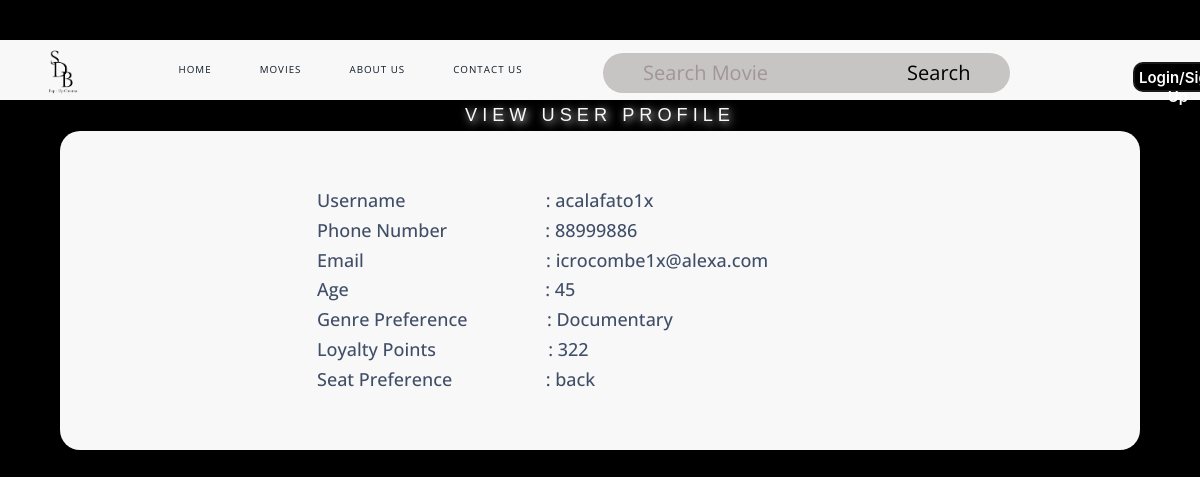
Page /ViewCustomerProfile.php?username=acalafato1x on the earlier database version.
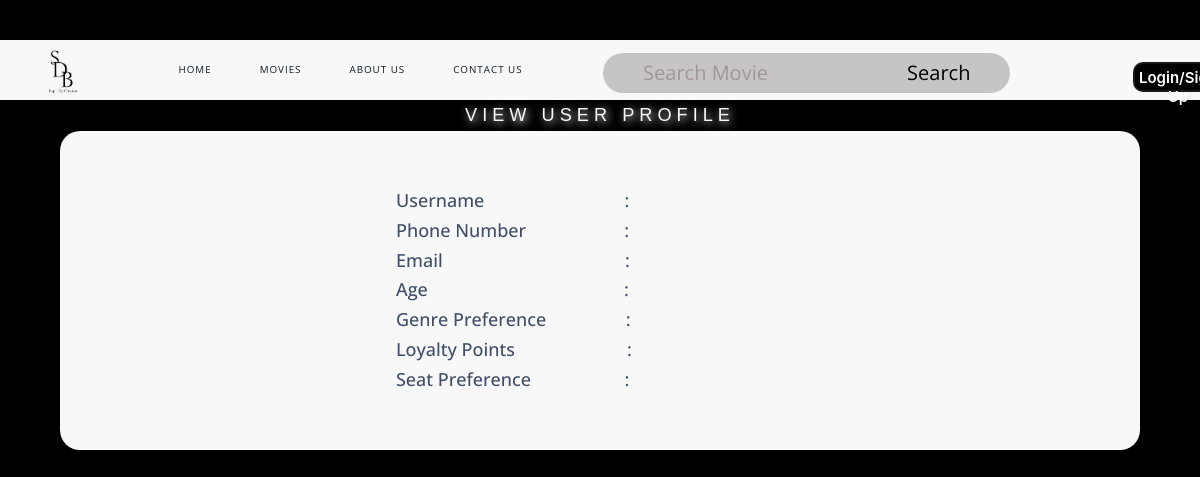
Same page on the later database version.
### tables this page shows
CREATE TABLE `customer` (
  `phoneNo` int(8) DEFAULT NULL,
  `username` varchar(15) DEFAULT NULL,
  `hashedPassw` varchar(64) DEFAULT NULL,
  `email` varchar(30) DEFAULT NULL,
  `age` int(2) DEFAULT NULL,
  `genrePref` varchar(15) DEFAULT NULL,
  `loyaltyPts` int(7) DEFAULT NULL,
  `seatPref` varchar(5) DEFAULT NULL
);

### entityClass.php (called while the page is built, shortened)
<?php
class testDB{
    private $conn;
    function __construct($servername = "localhost", $dbusername = "root", $password = "", $dbname = "testdb") {
        $this->conn = new mysqli($servername, $dbusername, $password, $dbname);
    }
    function retrieveCustomer($username){
        $result = $this->conn->query("SELECT * from `customer` where `username` = '$username'");
        $row = $result->fetch_all(MYSQLI_BOTH);
        return $row;
    }
}
?>

### dbFunctions.php (called while the page is built, shortened)
<?php
include ("entityClass.php");
class controller{
    private $testDB;
    function __construct(){
        $this->testDB = new testDB();
    }
    function run($method,$var1=0,$var2=0,$var3=0,$var4=0,$var5=0,$var6=0,$var7=0,$var8=0,$var9=0,$var10=0,$var11=0,$var12=0,$var13=0,$var14=0,$var15=0,$var16=0){
        if($method == "validateUserLogin"){
            $result = $this->testDB -> validateUserLogin($var1,$var2,$var3);
        }
        else if($method == "validateRegistration"){
            $result = $this->testDB->validateRegistration($var1);
        }
        else if($method == "processRegistration"){
            $result = $this->testDB->processRegistration($var1,$var2,$var3,$var4,$var5,$var6,$var7,$var8);
        }
        else if($method == "getMovie1"){
            $result = $this->testDB->getMovie1();
        }
        else if($method == "getMovie0"){
            $result = $this->testDB->getMovie0();
        }
        else if($method == "fetchUserDetails"){
            $result = $this->testDB->fetchUserDetails($var1,$var2,$var3);
        }
        else if($method == "searchMovies"){
            $result = $this->testDB->searchMovies($var1);
        }
        else if($method == "searchMovies10"){
            $result = $this->testDB->searchMovies10($var1,$var2);
        }
        else if($method == "searchMovies10Num"){
            $result = $this->testDB->searchMovies10Num($var1,$var2);
        }
        else if($method == "updatePassword"){
            $result = $this->testDB->updatePassword($var1,$var2,$var3,$var4);
        }
        else if($method == "validatePasswordChange"){
            $result = $this->testDB->validatePasswordChange($var1,$var2);
        }
        else if($method == "getBookings"){
            $result = $this->testDB->getBookings();
        }
        else if($method == "getBookingFromID"){
            $result = $this->testDB->getBookingFromID($var1);
        }
        else if($method == "updateBookings"){
            $result = $this->testDB->updateBookings($var1,$var2,$var3,$var4,$var5,$var6,$var7,$var8,$var9,$var10,$var11,$var12,$var13,$var14);
        }
        else if($method == "deleteBooking"){
            $result = $this->testDB->deleteBooking($var1);
        }
        else if($method == "confirmDeletion"){
            $result = $this->testDB->confirmDeletion($var1);
        }
        else if($method == "claimBooking"){
            $result = $this->testDB->claimBooking($var1,$var2);
        }
        else if($method == "getAllMovies"){
            $result = $this->testDB->getAllMovies();
        }
        else if($method == "updateMovie"){
            $result = $this->testDB->updateMovie($var1,$var2,$var3,$var4,$var5,$var6,$var7,$var8,$var9,$var10,$var11,$var12,$var13,$var14,$var15,$var16);
        }
        else if($method == "deleteMovie"){
            $result = $this->testDB->deleteMovie($var1);
        }
        else if($method == "confirmMovieDeletion"){
            $result = $this->testDB->confirmMovieDeletion($var1);
        }
        else if($method == "escapeString"){
            $result = $this->testDB->escapeString($var1);
        }
        else if($method == "addMovie"){
            $result = $this->testDB->addMovie($var1,$var2,$var3,$var4,$var5,$var6,$var7,$var8,$var9,$var10,$var11,$var12,$var13,$var14,$var15,$var16);
        }
        else if($method == "getRoomPlandb"){
            $result = $this->testDB->getRoomPlandb();
        }
        else if($method == "getRoomPlanFromID"){
            $result = $this->testDB->getRoomPlanFromID($var1);
        }
        else if($method == "updateRoomPlan"){
            $result = $this->testDB->updateRoomPlan($var1,$var2,$var3,$var4,$var5,$var6,$var7);
        }
        else if($method == "resetRoomPlan"){
            $result = $this->testDB->resetRoomPlan($var1,$var2,$var3);
        }
        else if($method == "getMovieTitleFromID"){
            $result = $this->testDB->getMovieTitleFromID($var1);
        }
        else if($method == "getBookingFromUsername"){
            $result = $this->testDB->getBookingFromUsername($var1);
        }
        else if($method == "updatePref"){
            $result = $this->testDB->updatePref($var1,$var2,$var3);
        }
        else if($method == "getPref"){
            $result = $this->testDB->getPref($var1);
        }
        else if($method == "getCustomerList"){
            $result = $this->testDB->getCustomerList();
        }
        else if($method == "getAllFood"){
            $result = $this->testDB->getAllFood();
        }
        else if($method == "getFoodFromName"){
            $result = $this->testDB->getFoodFromName($var1);
        }
        else if($method == "updateFood"){
            $result = $this->testDB->updateFood($var1,$var2,$var3,$var4,$var5,$var6);
        }
        else if($method == "deleteFood"){
            $result = $this->testDB->deleteFood($var1);
        }
        else if($method == "confirmDeleteFood"){
            $result = $this->testDB->confirmDeleteFood($var1);
        }
        else if($method == "addFood"){
            $result = $this->testDB->addFood($var1,$var2,$var3,$var4,$var5,$var6);
        }
        else if($method == "countRowFood"){
            $result = $this->testDB->countRowFood($var1);
        }
        else if($method == "getDistinctYear"){
            $result = $this->testDB->getDistinctYear();
        }
        else if($method == "getBookingReportAllTime"){
            $result = $this->testDB->getBookingReportAllTime();
        }
        else if($method == "popularMoviesAllTime"){
            $result = $this->testDB->popularMoviesAllTime();
        }
        else if($method == "busyDatesAllTime"){
            $result = $this->testDB->busyDatesAllTime();
        }
        else if($method == "getBookingReportYear"){
            $result = $this->testDB->getBookingReportYear($var1);
        }
        else if($method == "popularMoviesYear"){
            $result = $this->testDB->popularMoviesYear($var1);
        }
        else if($method == "busyDatesYear"){
            $result = $this->testDB->busyDatesYear($var1);
        }
        else if($method == "getBookingReportYearMonth"){
            $result = $this->testDB->getBookingReportYearMonth($var1,$var2);
        }
        else if($method == "popularMoviesYearMonth"){
            $result = $this->testDB->popularMoviesYearMonth($var1,$var2);
        }
        else if($method == "busyDatesYearMonth"){
            $result = $this->testDB->busyDatesYearMonth($var1,$var2);
        }
        else if($method == "getBookingReportDay"){
            $result = $this->testDB->getBookingReportDay($var1);
        }
        else if($method == "popularMoviesDay"){
            $result = $this->testDB->popularMoviesDay($var1);
        }
        else if($method == "busyDatesDay"){
            $result = $this->testDB->busyDatesDay($var1);
        }
        else if($method == "resetRoomSpec"){
            $result = $this->testDB->resetRoomSpec($var1);
        }
        else if($method == "updateRoomSpec0"){
            $result = $this->testDB->updateRoomSpec0($var1,$var2,$var3);
        }
        else if($method == "getMovieFromID"){
            $result = $this->testDB->getMovieFromID($var1);
        }
        else if($method == "getRoomPlan"){
            $result = $this->testDB->getRoomPlan($var1);
        }
        else if($method == "getRoomSpecs"){
            $result = $this->testDB->getRoomSpecs($var1);
        }
        else if($method == "updateSeatStatusUnavailable"){
            $result = $this->testDB->updateSeatStatusUnavailable($var1, $var2);
        }
        else if($method == "resetSeatingStatus"){
            $result = $this->testDB->resetSeatingStatus($var1);
        }
        else if($method == "getAvailableFoodDetails"){
            $result = $this->testDB->getAvailableFoodDetails();
        }
        else if($method == "getBookingDetails"){
            $result = $this->testDB->getBookingDetails($var1);
        }
        else if($method == "getSeatStatus"){
            $result = $this->testDB->getSeatStatus($var1,$var2,$var3);
        }
        else if($method == "getSeatName"){
            $result = $this->testDB->getSeatName($var1,$var2,$var3);
        }
        else if($method == "updateBookingdb"){
            $result = $this->testDB->updateBookingdb($var1,$var2,$var3,$var4,$var5,$var6,$var7,$var8,$var9,$var10,$var11,$var12,$var13,$var14);
        }
        else if($method == "redeemPoints"){
            $result = $this->testDB->redeemPoints($var1,$var2);
        }
        else if($method == "gainPoints"){
            $result = $this->testDB->gainPoints($var1,$var2);
        }
        else if($method == "updateSeatStatus"){
            $result = $this->testDB->updateSeatStatus($var1,$var2);
        }
        else if($method == "retrieveStaff"){
            $result = $this->testDB->retrieveStaff($var1);
        }
        else if($method == "retrieveManager"){
            $result = $this->testDB->retrieveManager($var1);
        }
        else if($method == "retrieveCustomer"){
            $result = $this->testDB->retrieveCustomer($var1);
        }
        return $result;
   }
}
?>

### ViewCustomerProfile.php (the view, shortened to what the changed rows need)
<?php
include("navbar.php");
class ViewCustomerProfile{
    function display(){
        include("dbFunctions.php");
        $message = "";
        $controller = new controller ();
        if($_SERVER['REQUEST_METHOD'] === 'GET'){
            $username = $_GET['username'];
            $result = $controller->run("retrieveCustomer", $username);
            $message =  '<form action="?" method="POST">';
            $message = $message.'<h4 style="text-align: left; white-space: pre;">Username                              : '.$result[0]['username'].'</h4>';
            $message = $message.'<h4 style="text-align: left; white-space: pre;">Phone Number                     : '.$result[0]['phoneNo'].'</h4>';
            $message = $message.'<h4 style="text-align: left; white-space: pre;">Email                                       : '.$result[0]['email'].'</h4>';
            $message = $message.'<h4 style="text-align: left; white-space: pre;">Age                                          : '.$result[0]['age'].'</h4>';
            $message = $message.'<h4 style="text-align: left; white-space: pre;">Genre Preference                 : '.$result[0]['genrePref'].'</h4>';
            $message = $message.'<h4 style="text-align: left; white-space: pre;">Loyalty Points                        : '.$result[0]['loyaltyPts'].'</h4>';
            $message = $message.'<h4 style="text-align: left; white-space: pre;">Seat Preference                    : '.$result[0]['seatPref'].'</h4>';
            $message = $message.'</form>';
        }
        echo '
    <!DOCTYPE html>
    <html lang="en">
    <head>
    <link rel="stylesheet" href="https://maxcdn.bootstrapcdn.com/font-awesome/4.7.0/css/font-awesome.min.css">
    <link rel="stylesheet" href="https://maxcdn.bootstrapcdn.com/bootstrap/3.3.7/css/bootstrap.min.css">
    <link rel="stylesheet" href="https://cdnjs.cloudflare.com/ajax/libs/font-awesome/4.7.0/css/font-awesome.min.css">
    </head>
    <body>';
    echo'
        <center>
            <div id="content">
        <h2>View<span style="color:#F8F8F8;"> User Profile</span></h2>
        </div>
     <div class="form">
                    <div class="row">
                        <div class="col">';
                        echo $message;
          echo'
    </body>
    </html>';
    }
}
$display = new ViewCustomerProfile();
$display->display();
?>

Differences in the rows shown:
removed customer: username "acalafato1x", phoneNo "88999886", email "icrocombe1x@alexa.com", age "45", genrePref "Documentary", loyaltyPts "322", seatPref "back"
